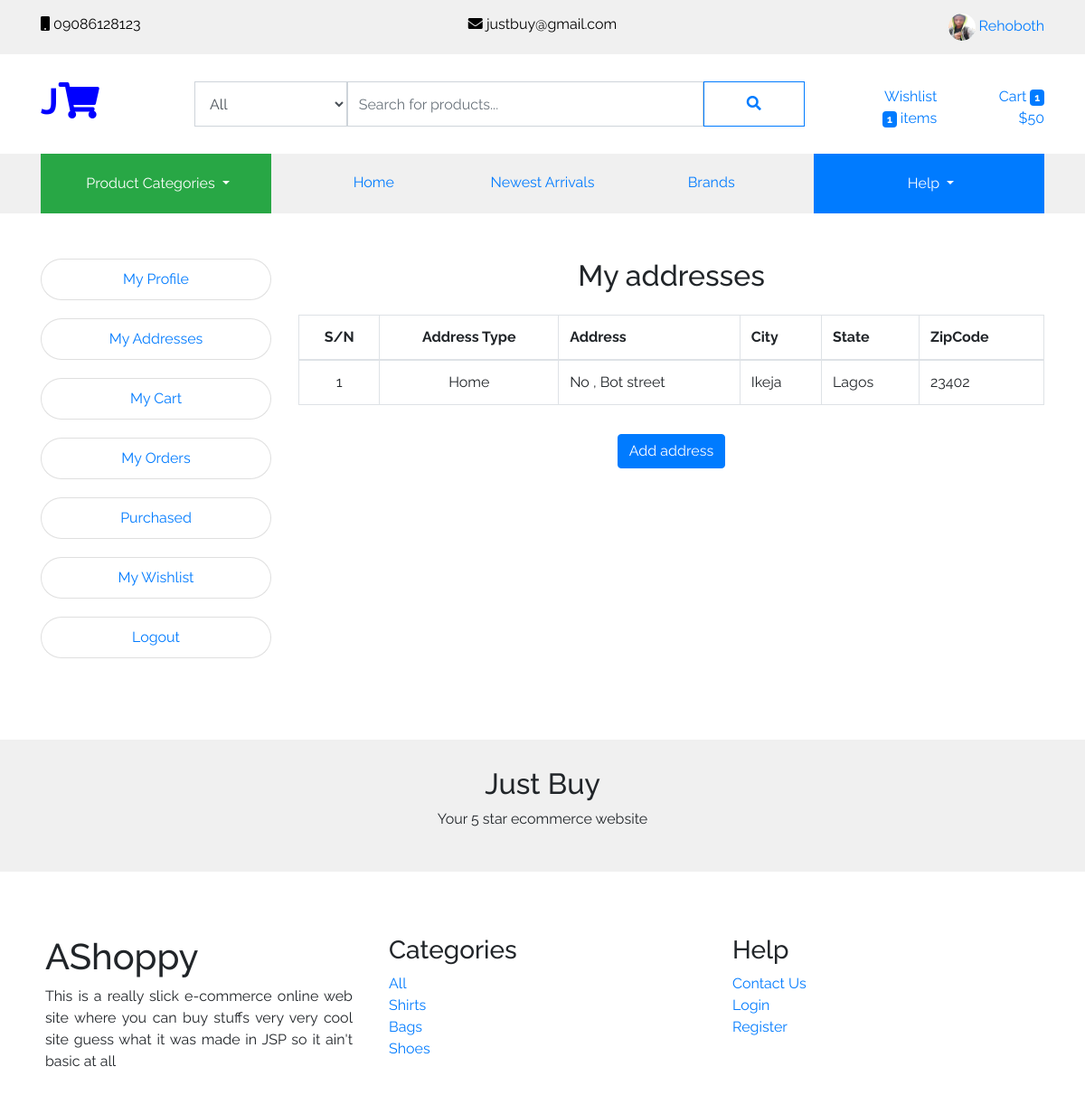
The app's page /my_addresses.php (signed in) with its own data.
### tables this page shows
CREATE TABLE `users` (
  `UserID` int(11) NOT NULL,
  `FirstName` varchar(60) NOT NULL,
  `LastName` varchar(60) NOT NULL,
  `ProfilePicture` text DEFAULT NULL,
  `EmailAddress` varchar(100) DEFAULT NULL,
  `Password` varchar(100) NOT NULL
);

CREATE TABLE `addresses` (
  `AddressID` int(11) NOT NULL,
  `UserID` int(11) NOT NULL,
  `AddressType` varchar(30) NOT NULL,
  `Address` text NOT NULL,
  `City` varchar(60) NOT NULL,
  `State` varchar(60) NOT NULL,
  `ZipCode` int(11) NOT NULL
);

CREATE TABLE `categories` (
  `CategoryID` int(11) NOT NULL,
  `CategoryName` varchar(60) DEFAULT NULL
);

### classes/Dbh.config.php (called while the page is built, shortened)
<?php
	class Dbh{
		public function SanitizeVariable($variable){
			return htmlspecialchars(htmlentities(strip_tags($variable)));
		}
	}
?>

### classes/Users.php (called while the page is built, shortened)
<?php
    require_once (dirname(__DIR__).'/classes/Dbh.config.php');
    class Users extends Dbh{
        public function GetUserAddressesDB($user_id){
            $db_object = $this->GetConnection();
            $user_id = $this->SanitizeVariable($user_id);
            $sql = "SELECT * FROM ".self::USERS_ADDRESSES_TABLE["TableName"]." WHERE UserID = ?";
            $prepared_statement = $db_object->prepare($sql);
            $prepared_statement->execute([$user_id]);
            return $prepared_statement->fetchAll();
        }
        public function UserExistsByIDDB($user_id){
            $db_object = $this->GetConnection();
            $user_id = $this->SanitizeVariable($user_id);
            $sql = "SELECT * FROM ".self::USERS_TABLE["TableName"]." WHERE UserID = ?";
            $prepared_statement = $db_object->prepare($sql);
            $prepared_statement->execute([$user_id]);
            return ($prepared_statement->rowCount() == 1);
        }
        public function GetUserDetailsDB($user_id){
            $db_object = $this->GetConnection();
            $user_id = $this->SanitizeVariable($user_id);
            $sql = "SELECT * FROM ".self::USERS_TABLE["TableName"]." WHERE UserID = ?";
            $prepared_statement = $db_object->prepare($sql);
            $prepared_statement->execute([$user_id]);
            return $prepared_statement->fetchAll()[0];
        }
    }
?>

### classes/UsersView.php (called while the page is built, shortened)
<?php
require_once (dirname(__DIR__).'/classes/Users.php');
    class UsersView extends Users{
        public function GetUserAddresses($user_id){
            return $this->GetUserAddressesDB($user_id);
        }
        public function UserExistsByID($user_id){
            return $this->UserExistsByIDDB($user_id);
        }
        public function GetUserDetails($user_id){
            return $this->GetUserDetailsDB($user_id);
        }
        public function UserLoggedInVerified(){
            if(isset($_SESSION["user_logged"]) && !empty($_SESSION["user_logged"])){
                $user_id = $_SESSION["user_logged"];
                if($this->UserExistsByID($user_id)){
                    return true;
                }else{
                    return false;
                }
            }else{
                return false;
            }
        }
    }
?>

### classes/Categories.php (called while the page is built, shortened)
<?php
    require_once (dirname(__DIR__).'/classes/Dbh.config.php');
    class Categories extends Dbh{
        public function GetCategoriesDB(){
            $db_object = $this->GetConnection();
            $sql = "SELECT * FROM ".self::CATEGORIES_TABLE["TableName"]." ORDER By CategoryID DESC";
            $prepared_statement = $db_object->prepare($sql);
            $prepared_statement->execute([]);
            $categories = $prepared_statement->fetchAll();
            return $categories;
        }
    }
?>

### classes/CategoriesView.php (called while the page is built, shortened)
<?php
    require_once (dirname(__DIR__).'/classes/Categories.php');
    class CategoriesView extends Categories{
        public function GetCategories(){
            return $this->GetCategoriesDB();
        }
    }
?>

### my_addresses.php (the view, shortened to what this page needs)
<?php
    $classes_redirect = "classes/";
    include_once $classes_redirect."__WebAppConfig.php";
    include_once $classes_redirect."UsersView.php";
    include_once $classes_redirect."CategoriesView.php";
    $users_view_instance = new UsersView();
    if($users_view_instance->UserLoggedInVerified()){
        $user_details = $users_view_instance->GetUserDetails($users_view_instance->GetUserLoggedID());
    }else{
        $redirect_url = $app_conf->base_url()."404";
        header("location: $redirect_url");
    }
    include_once $classes_redirect."ProductsView.php";
?>
<!DOCTYPE html>
<html lang="en" dir="ltr">
    <head>
        <title><?php echo $user_details["FirstName"]." ".$user_details["LastName"]; ?> | <?php $app_conf->app_name(); ?></title>
        <?php $app_conf->load_stylesheet("css/bootstrap.min.css"); ?>
        <?php $app_conf->load_stylesheet("css/style.css"); ?>
        <?php $app_conf->load_stylesheet("css/fontawesome.min.css"); ?>
    </head>
    <body>
        <?php include_once $app_conf->get_view("header"); ?>
        <?php include_once $app_conf->get_view("header2"); ?>
        <div class="container" style="margin-top: 50px; margin-bottom: 50px;">
            <div class="row">
                <div class="col-lg-3 col-md-4 col-12" style="margin-bottom: 20px;">
                </div>
                <div class="col-lg-9 col-md-8 col-12">
                    <div class="row">
                        <div class="col-12 text-center">
                            <h2>My addresses</h2>
                        </div>
                    </div>
                    <div class="row mt-3">
                        <div class="col-lg-12">
                            <div class="table-responsive">
                                <table class="table table-stripped table-bordered table-hover">
                                    <thead>
                                        <tr>
                                            <th class="text-center">S/N</th>
                                            <th class="text-center">Address Type</th>
                                            <th>Address</th>
                                            <th>City</th>
                                            <th>State</th>
                                            <th>ZipCode</th>
                                        </tr>
                                    </thead>
                                    <tbody>
                                        <?php
                                            $counter = 0;
                                            $user_addresses = $users_view_instance->GetUserAddresses($user_details["UserID"]);
                                            foreach($user_addresses as $address){
                                                $counter++;
                                                ?>
                                                <tr>
                                                    <td class="text-center"><?php echo $counter; ?></td>
                                                    <td class="text-center"><?php echo $address["AddressType"]; ?></td>
                                                    <td><?php echo $address["Address"]; ?></td>
                                                    <td><?php echo $address["City"]; ?></td>
                                                    <td><?php echo $address["State"]; ?></td>
                                                    <td><?php echo $address["ZipCode"]; ?></td>
                                                </tr>
                                                <?php
                                            }
                                                ?>
                                    </tbody>
                                </table>
                            </div>
                            <div class="mt-3 text-center">
                                <button class="btn btn-primary" onclick="$('#add_address_modal').modal()">Add address</button>
                            </div>
                        </div>
                    </div>
                </div>
            </div>
        </div>
        <?php include_once $app_conf->get_view("footer"); ?>
    </body>
</html>

### views/header.view.php (shortened to what this page needs)
<div class="header container-fluid">
            <div class="container">
                <div class="row">
                    <div class="col-xl-4 col-lg-4 col-md-3 text-left">
                        <i class="fa fa-mobile"></i> 09086128123
                    </div>
                    <div class="col-xl-4 col-lg-4 col-md-5 text-center">
                        <i class="fa fa-envelope"></i> justbuy@gmail.com
                    </div>
                    <div class="col-xl-4 col-lg-4 col-md-4 text-right">
                        <?php
                            if($users_view_instance->UserLoggedInVerified()){
                                $user_details = $users_view_instance->GetUserDetails($users_view_instance->GetUserLoggedID());
                                $profile_picture = ($user_details["ProfilePicture"] == NULL) ? "assets/images/avatar.jpg": $user_details["ProfilePicture"];
                                $first_name = $user_details["FirstName"];
                                ?>
                                    <img src="<?php echo $app_conf->base_url(); ?><?php echo $profile_picture;?>" class="rounded-circle" width="30" height="30"/>
                                    <a href="<?php echo $app_conf->base_url(); ?>my_dashboard">
                                        <?php echo $first_name; ?>
                                    </a>
                                <?php
                            }else{
                                ?>
                                    <a href="<?php echo $app_conf->base_url(); ?>register"><i class="fa fa-user"></i> Register</a> |
                                    <a href="<?php echo $app_conf->base_url(); ?>login"><i class="fa fa-user-check"></i> Login</a>
                                <?php
                            }
                        ?>
                    </div>
                </div>
            </div>
        </div>
                   <?php $app_conf->get_font_awesome_icon("fas fa-envelope"); ?> ashoppy2020@gmail.com
                   <?php $app_conf->get_font_awesome_icon("fas fa-mobile"); ?> 07030700028
                   <?php
                       if($users_view_instance->UserLoggedInVerified()){
                           $user_details = $users_view_instance->GetUserDetails($users_view_instance->GetUserLoggedID());
                           ?>
                           <?php
                       }else{
                           ?>
                               <a href="<?php echo $app_conf->base_url(); ?>register"><i class="fa fa-user"></i> Register</a> |
                               <a href="<?php echo $app_conf->base_url(); ?>login"><i class="fa fa-user-check"></i> Login</a>
                           <?php
                       }
                   ?>

### views/footer.view.php
<div class="container-fluid footer">
            <div class="container">
                <div class="row">
                    <div class="col-lg-4 col-md-4 col-12" style="padding: 20px;">
                        <h1>AShoppy</h1>
                        <p style="text-align: justify;">This is a really slick e-commerce online web site where you can buy stuffs very very cool site
                        guess what it was made in JSP so it ain't basic at all</p>
                    </div>
                    <div class="col-lg-4 col-md-4 col-12" style="padding: 20px;">
                        <h3>Categories</h3>
                        <a href="<?php echo $app_conf->base_url(); ?>products/all/all/all/all">All</a><br/>
                        <?php
                            $active_categories = $categories_view_instance->GetCategories("all");
                            foreach($active_categories as $category){
                                $category_name = $category["CategoryName"];
                                $category_id = $category["CategoryID"];
                                ?>
                                <a href="<?php echo $app_conf->base_url(); ?>products/<?php echo $category_id; ?>/all/all/all"><?php echo $category_name; ?></a><br/>
                                <?php
                            }
                        ?>
                    </div>
                    <div class="col-lg-4 col-md-4 col-12" style="padding: 20px;">
                        <h3>Help</h3>
                        <a href="<?php echo $app_conf->base_url(); ?>contact_us">Contact Us</a><br/>
                        <a href="<?php echo $app_conf->base_url(); ?>login">Login</a><br/>
                        <a href="<?php echo $app_conf->base_url(); ?>register">Register</a><br/>
                    </div>
                </div>
            </div>
        </div>

### assets/css/style.css (style rules this page uses)
.footer { margin-top: 50px; }
.header { padding: 15px; background-color: #f0f0f0; color: black; }
.text-center { text-align: center; }
@media only screen and (min-width: 768px) { .header { display: block; } }

### includes/font.inc.php (style rules this page uses)
* { font-family: 'Raleway', sans-serif; }

### records on screen
users: ProfilePicture (picture), FirstName "Rehoboth"
addresses: AddressType "Home", Address "No , Bot street", City "Ikeja", State "Lagos", ZipCode "23402"
categories: CategoryName "Shirts"
categories: CategoryName "Bags"
categories: CategoryName "Shoes"

### other values on screen
$products_view_instance->GetNumWishlistProducts($user_id) "1"
$products_view_instance->GetNumCartProducts($cart_id) "1"
$products_view_instance->GetTotalCartBill($cart_id) "50"
